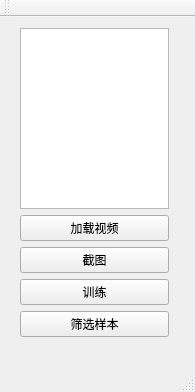
<?xml version="1.0" encoding="UTF-8"?>
<ui version="4.0">
 <class>qttestClass</class>
 <widget class="QMainWindow" name="qttestClass">
  <property name="geometry">
   <rect>
    <x>0</x>
    <y>0</y>
    <width>195</width>
    <height>392</height>
   </rect>
  </property>
  <property name="windowTitle">
   <string>qttest</string>
  </property>
  <widget class="QWidget" name="centralWidget">
   <widget class="QWidget" name="verticalLayoutWidget">
    <property name="geometry">
     <rect>
      <x>9</x>
      <y>0</y>
      <width>171</width>
      <height>331</height>
     </rect>
    </property>
    <layout class="QVBoxLayout" name="verticalLayout_5">
     <property name="spacing">
      <number>6</number>
     </property>
     <item>
      <widget class="QPlainTextEdit" name="plainTextEdit"/>
     </item>
     <item>
      <widget class="QPushButton" name="pushButton_3">
       <property name="text">
        <string>加载视频</string>
       </property>
      </widget>
     </item>
     <item>
      <widget class="QPushButton" name="pushButton_2">
       <property name="text">
        <string>截图</string>
       </property>
      </widget>
     </item>
     <item>
      <widget class="QPushButton" name="train">
       <property name="text">
        <string>训练</string>
       </property>
      </widget>
     </item>
     <item>
      <widget class="QPushButton" name="selectpic">
       <property name="text">
        <string>筛选样本</string>
       </property>
      </widget>
     </item>
    </layout>
   </widget>
  </widget>
  <widget class="QMenuBar" name="menuBar">
   <property name="geometry">
    <rect>
     <x>0</x>
     <y>0</y>
     <width>195</width>
     <height>23</height>
    </rect>
   </property>
  </widget>
  <widget class="QToolBar" name="mainToolBar">
   <attribute name="toolBarArea">
    <enum>TopToolBarArea</enum>
   </attribute>
   <attribute name="toolBarBreak">
    <bool>false</bool>
   </attribute>
  </widget>
  <widget class="QStatusBar" name="statusBar"/>
 </widget>
 <layoutdefault spacing="6" margin="11"/>
 <resources>
  <include location="qttest.qrc"/>
 </resources>
 <connections>
  <connection>
   <sender>pushButton_3</sender>
   <signal>clicked()</signal>
   <receiver>qttestClass</receiver>
   <slot>OpenImageClicked()</slot>
   <hints>
    <hint type="sourcelabel">
     <x>123</x>
     <y>291</y>
    </hint>
    <hint type="destinationlabel">
     <x>190</x>
     <y>297</y>
    </hint>
   </hints>
  </connection>
  <connection>
   <sender>pushButton_2</sender>
   <signal>clicked()</signal>
   <receiver>qttestClass</receiver>
   <slot>pictureCapture()</slot>
   <hints>
    <hint type="sourcelabel">
     <x>144</x>
     <y>325</y>
    </hint>
    <hint type="destinationlabel">
     <x>192</x>
     <y>323</y>
    </hint>
   </hints>
  </connection>
 </connections>
 <slots>
  <slot>OpenImageClicked()</slot>
  <slot>pictureCapture()</slot>
 </slots>
</ui>
